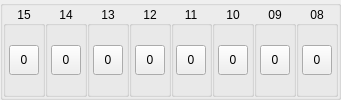
        <widget class="QGroupBox" name="groupBox8_15">
         <layout class="QHBoxLayout" name="horizontalLayout_5">
          <property name="spacing">
           <number>0</number>
          </property>
          <property name="leftMargin">
           <number>0</number>
          </property>
          <property name="topMargin">
           <number>0</number>
          </property>
          <property name="rightMargin">
           <number>0</number>
          </property>
          <property name="bottomMargin">
           <number>0</number>
          </property>
          <item>
           <widget class="QGroupBox" name="groupBox15">
            <property name="title">
             <string notr="true">15</string>
            </property>
            <property name="alignment">
             <set>Qt::AlignCenter</set>
            </property>
            <layout class="QHBoxLayout" name="horizontalLayout_61">
             <property name="leftMargin">
              <number>0</number>
             </property>
             <property name="topMargin">
              <number>0</number>
             </property>
             <property name="rightMargin">
              <number>0</number>
             </property>
             <property name="bottomMargin">
              <number>0</number>
             </property>
             <item>
              <widget class="QToolButton" name="toolButton15">
               <property name="minimumSize">
                <size>
                 <width>30</width>
                 <height>30</height>
                </size>
               </property>
               <property name="maximumSize">
                <size>
                 <width>30</width>
                 <height>30</height>
                </size>
               </property>
               <property name="text">
                <string notr="true">0</string>
               </property>
               <property name="checkable">
                <bool>true</bool>
               </property>
              </widget>
             </item>
            </layout>
           </widget>
          </item>
          <item>
           <widget class="QGroupBox" name="groupBox14">
            <property name="title">
             <string notr="true">14</string>
            </property>
            <property name="alignment">
             <set>Qt::AlignCenter</set>
            </property>
            <layout class="QHBoxLayout" name="horizontalLayout_62">
             <property name="leftMargin">
              <number>0</number>
             </property>
             <property name="topMargin">
              <number>0</number>
             </property>
             <property name="rightMargin">
              <number>0</number>
             </property>
             <property name="bottomMargin">
              <number>0</number>
             </property>
             <item>
              <widget class="QToolButton" name="toolButton14">
               <property name="minimumSize">
                <size>
                 <width>30</width>
                 <height>30</height>
                </size>
               </property>
               <property name="maximumSize">
                <size>
                 <width>30</width>
                 <height>30</height>
                </size>
               </property>
               <property name="text">
                <string notr="true">0</string>
               </property>
               <property name="checkable">
                <bool>true</bool>
               </property>
              </widget>
             </item>
            </layout>
           </widget>
          </item>
          <item>
           <widget class="QGroupBox" name="groupBox13">
            <property name="title">
             <string notr="true">13</string>
            </property>
            <property name="alignment">
             <set>Qt::AlignCenter</set>
            </property>
            <layout class="QHBoxLayout" name="horizontalLayout_63">
             <property name="leftMargin">
              <number>0</number>
             </property>
             <property name="topMargin">
              <number>0</number>
             </property>
             <property name="rightMargin">
              <number>0</number>
             </property>
             <property name="bottomMargin">
              <number>0</number>
             </property>
             <item>
              <widget class="QToolButton" name="toolButton13">
               <property name="minimumSize">
                <size>
                 <width>30</width>
                 <height>30</height>
                </size>
               </property>
               <property name="maximumSize">
                <size>
                 <width>30</width>
                 <height>30</height>
                </size>
               </property>
               <property name="text">
                <string notr="true">0</string>
               </property>
               <property name="checkable">
                <bool>true</bool>
               </property>
              </widget>
             </item>
            </layout>
           </widget>
          </item>
          <item>
           <widget class="QGroupBox" name="groupBox12">
            <property name="title">
             <string notr="true">12</string>
            </property>
            <property name="alignment">
             <set>Qt::AlignCenter</set>
            </property>
            <layout class="QHBoxLayout" name="horizontalLayout_64">
             <property name="leftMargin">
              <number>0</number>
             </property>
             <property name="topMargin">
              <number>0</number>
             </property>
             <property name="rightMargin">
              <number>0</number>
             </property>
             <property name="bottomMargin">
              <number>0</number>
             </property>
             <item>
              <widget class="QToolButton" name="toolButton12">
               <property name="minimumSize">
                <size>
                 <width>30</width>
                 <height>30</height>
                </size>
               </property>
               <property name="maximumSize">
                <size>
                 <width>30</width>
                 <height>30</height>
                </size>
               </property>
               <property name="text">
                <string notr="true">0</string>
               </property>
               <property name="checkable">
                <bool>true</bool>
               </property>
              </widget>
             </item>
            </layout>
           </widget>
          </item>
          <item>
           <widget class="QGroupBox" name="groupBox11">
            <property name="title">
             <string notr="true">11</string>
            </property>
            <property name="alignment">
             <set>Qt::AlignCenter</set>
            </property>
            <layout class="QHBoxLayout" name="horizontalLayout_65">
             <property name="leftMargin">
              <number>0</number>
             </property>
             <property name="topMargin">
              <number>0</number>
             </property>
             <property name="rightMargin">
              <number>0</number>
             </property>
             <property name="bottomMargin">
              <number>0</number>
             </property>
             <item>
              <widget class="QToolButton" name="toolButton11">
               <property name="minimumSize">
                <size>
                 <width>30</width>
                 <height>30</height>
                </size>
               </property>
               <property name="maximumSize">
                <size>
                 <width>30</width>
                 <height>30</height>
                </size>
               </property>
               <property name="text">
                <string notr="true">0</string>
               </property>
               <property name="checkable">
                <bool>true</bool>
               </property>
              </widget>
             </item>
            </layout>
           </widget>
          </item>
          <item>
           <widget class="QGroupBox" name="groupBox10">
            <property name="title">
             <string notr="true">10</string>
            </property>
            <property name="alignment">
             <set>Qt::AlignCenter</set>
            </property>
            <layout class="QHBoxLayout" name="horizontalLayout_66">
             <property name="leftMargin">
              <number>0</number>
             </property>
             <property name="topMargin">
              <number>0</number>
             </property>
             <property name="rightMargin">
              <number>0</number>
             </property>
             <property name="bottomMargin">
              <number>0</number>
             </property>
             <item>
              <widget class="QToolButton" name="toolButton10">
               <property name="minimumSize">
                <size>
                 <width>30</width>
                 <height>30</height>
                </size>
               </property>
               <property name="maximumSize">
                <size>
                 <width>30</width>
                 <height>30</height>
                </size>
               </property>
               <property name="text">
                <string notr="true">0</string>
               </property>
               <property name="checkable">
                <bool>true</bool>
               </property>
              </widget>
             </item>
            </layout>
           </widget>
          </item>
          <item>
           <widget class="QGroupBox" name="groupBox9">
            <property name="title">
             <string notr="true">09</string>
            </property>
            <property name="alignment">
             <set>Qt::AlignCenter</set>
            </property>
            <layout class="QHBoxLayout" name="horizontalLayout_67">
             <property name="leftMargin">
              <number>0</number>
             </property>
             <property name="topMargin">
              <number>0</number>
             </property>
             <property name="rightMargin">
              <number>0</number>
             </property>
             <property name="bottomMargin">
              <number>0</number>
             </property>
             <item>
              <widget class="QToolButton" name="toolButton9">
               <property name="minimumSize">
                <size>
                 <width>30</width>
                 <height>30</height>
                </size>
               </property>
               <property name="maximumSize">
                <size>
                 <width>30</width>
                 <height>30</height>
                </size>
               </property>
               <property name="text">
                <string notr="true">0</string>
               </property>
               <property name="checkable">
                <bool>true</bool>
               </property>
              </widget>
             </item>
            </layout>
           </widget>
          </item>
          <item>
           <widget class="QGroupBox" name="groupBox8">
            <property name="title">
             <string notr="true">08</string>
            </property>
            <property name="alignment">
             <set>Qt::AlignCenter</set>
            </property>
            <layout class="QHBoxLayout" name="horizontalLayout_68">
             <property name="leftMargin">
              <number>0</number>
             </property>
             <property name="topMargin">
              <number>0</number>
             </property>
             <property name="rightMargin">
              <number>0</number>
             </property>
             <property name="bottomMargin">
              <number>0</number>
             </property>
             <item>
              <widget class="QToolButton" name="toolButton8">
               <property name="minimumSize">
                <size>
                 <width>30</width>
                 <height>30</height>
                </size>
               </property>
               <property name="maximumSize">
                <size>
                 <width>30</width>
                 <height>30</height>
                </size>
               </property>
               <property name="text">
                <string notr="true">0</string>
               </property>
               <property name="checkable">
                <bool>true</bool>
               </property>
              </widget>
             </item>
            </layout>
           </widget>
          </item>
         </layout>
        </widget>
